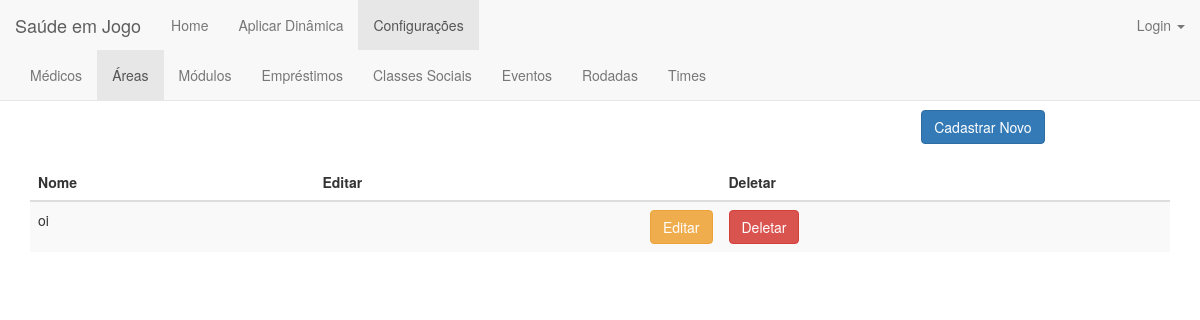
The app's page /area/, older data.
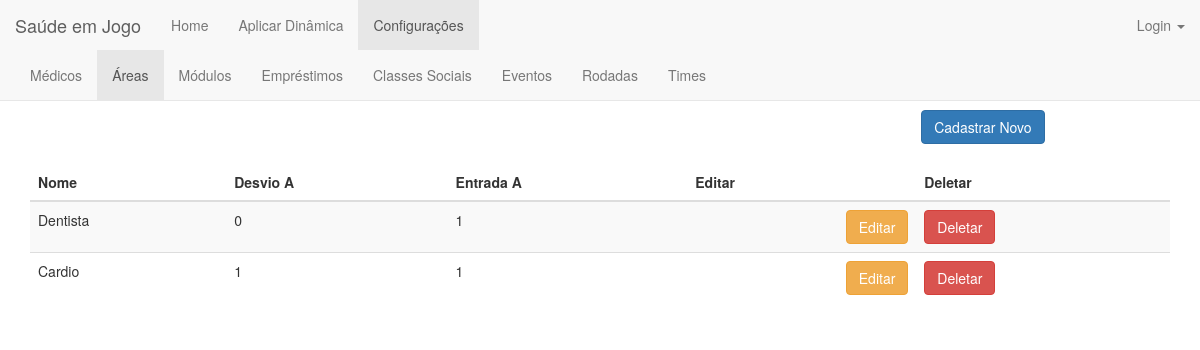
The same page, newer data.
### jogo/models.py (models this page shows, shortened)
class Area(models.Model):
    nome = models.CharField(max_length=200)
    def __str__(self):
        return self.nome

### jogo/views.py (the view)
# urls.py: url(r'^area/$', views.area_index, name='area_index'),
def area_index(request):
    areas = Area.objects.order_by('id')
    classes = Classe_Social.objects.all()
    classesNomes = []
    desvios_entradas_areas = []
    valores = []
    for c in classes:
        classesNomes.append("Desvio " + c.nome)
        classesNomes.append("Entrada " + c.nome)
    for area in areas:
        desvios_entradas = []
        valores = []
        for classe in classes:
            area_classe = Area_Classe_Social.objects.get(area=area.nome, classe_social=classe.nome)
            desvios_entradas.append(area_classe.desvios)
            desvios_entradas.append(area_classe.entrada)
        valores.append(area)
        valores.append(desvios_entradas)
        desvios_entradas_areas.append(valores)
    print (desvios_entradas_areas)
    return render(request, 'area/area_index.html', {'desvios_entradas_areas': desvios_entradas_areas , 'classesNomes': classesNomes})

### jogo/templates/area/area_index.html (shortened to what this page needs)
{% extends 'jogo/base_configuracoes.html' %}
{% load staticfiles %}
{% block area %}class="active"{% endblock %}
{% block body %}
<div class="container">
    <center><h1>Áreas</h1></center>
        <div align="right" style="margin-right: 11%">
            <a href="{% url 'jogo:area_new' %}"><button type="submit" class="btn btn-primary">Cadastrar Novo</button></a>
        </div>
        <br>
    <table class="table table-striped">
        <thead>
            <tr>
                <th>Nome</th>
                {% for classe in classesNomes %}
                   <th>{{ classe }}</th>
                {% endfor %}
                <th>Editar</th>
                <th>Deletar</th>
            </tr>
        </thead>
        <tbody>
                {% for area, v in desvios_entradas_areas %}
                    <tr>
                        <td>{{ area.nome }}</td>
                        {% for valor in v %}
                            <td>{{ valor }}</td>
                        {% endfor %}
                        <td align="right"><a href="{% url 'jogo:area_edit' area.id %}"><button type="button" class="btn btn-warning">Editar</button></a></td>
                        <td><a href="{% url 'jogo:area_delete' area.id %}"><button type="button" class="btn btn-danger">Deletar</button></a></td>
                    </tr>
                {% endfor %}
        </tbody>
        </table>
</div>
{% endblock body %}

Row changes from the older to the newer data that the page shows:
changed Area: nome "oi" → "Dentista"
added Area: nome "Cardio", v "1" "1"
Text that changed along with them:
new list line: "Desvio A"
new list line: "Entrada A"
new list line: "0"
new list line: "1"
